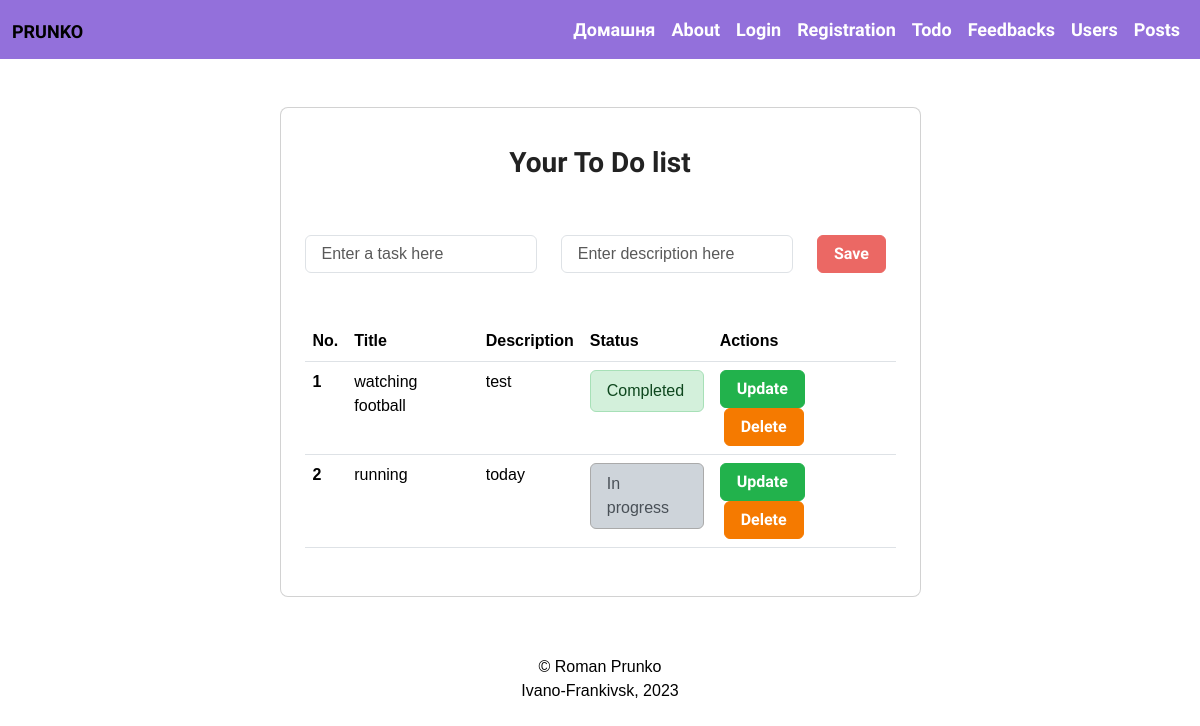
Screenshot of /todo with the database file from the repository.
### app/todo/models.py (models this page shows)
class Todo(db.Model):
    __tablename__ = "todo"
    id = db.Column(db.Integer, primary_key=True)
    title = db.Column(db.String(100))
    description = db.Column(db.String(200))
    complete = db.Column(db.Boolean)

### app/todo/views.py (the view)
@todo.route('/todo', methods=["GET", "POST"])
def todos():
    form = AddTodoItemForm()
    todo_list = Todo.query.all()
    return render_template('todo.html', form=form, todo_list=todo_list)

### app/todo/forms.py
class AddTodoItemForm(FlaskForm):
    title = StringField("Enter a task here", validators=[DataRequired("This field is required")])
    description = StringField("Enter description here", validators=[DataRequired("This field is required")])
    submit = SubmitField("Save")

### app/todo/templates/todo/todo.html (shortened to what this page needs)
{% extends 'base.html' %}
{% block body %}
  <div class="container py-5 h-100">
    <div class="row d-flex justify-content-center align-items-center h-100">
      <div class="col col-lg-9 col-xl-7">
        <div class="card rounded-3">
          <div class="card-body p-4">
            <h3 class="text-center my-3 pb-3">Your To Do list</h3>
            <br>
            <form class="row" action="{{ url_for('todo.add') }}" method="POST">
              <div class="col-5">
                <div class="form-outline">
                  {{ form.title(class="form-control", placeholder="Enter a task here") }}
                </div>
              </div>
              <div class="col-5">
                <div class="form-outline">
                  {{ form.description(class="form-control", placeholder="Enter description here") }}
                </div>
              </div>
              <div class="col-2">
                {{ form.submit(class="btn btn-primary") }}
              </div>
            </form>
            <br><br>
            <table class="table mb-4">
              <thead>
                  <tr>
                    <th scope="col">No.</th>
                    <th scope="col">Title</th>
                    <th scope="col">Description</th>
                    <th scope="col">Status</th>
                    <th scope="col">Actions</th>
                  </tr>
              </thead>
              <tbody>
                  {% for todo in todo_list %}
                  <tr class="table-white">
                    <th scope="row">{{ todo.id }}</th>
                    <td>{{ todo.title }}</td>
                    <td>{{ todo.description }}</td>
                    <td>
                      <ul class="list-group">
                        {% if todo.complete == False %}
                          <li class="list-group-item list-group-item-dark">In progress</li>
                        {% else %}
                          <li class="list-group-item list-group-item-success completed">Completed</li>
                        {% endif %}
                      </ul>
                    </td>
                    <td>
                      <a class="btn btn-success" href="{{ url_for('todo.update', id=todo.id) }}">Update</a>
                      <a class="btn btn-danger ms-1" href="{{ url_for('todo.delete', id=todo.id) }}">Delete</a>
                    </td>
                  </tr>
                  {% endfor %}
              </tbody>
          </table>
          </div>
        </div>
      </div>
    </div>
  </div>
{% endblock %}

### app/static/css/styles.css (style rules this page uses)
body { font-family: 'Arial', sans-serif; }

### rows the page displays
Todo: id "1", title "watching football", description "test", complete "Completed"
Todo: id "2", title "running", description "today", complete "In progress"

### other values shown
{{ name }} "Домашня" "About" "Login" "Registration" "Todo" "Feedbacks" "Users" "Posts"
